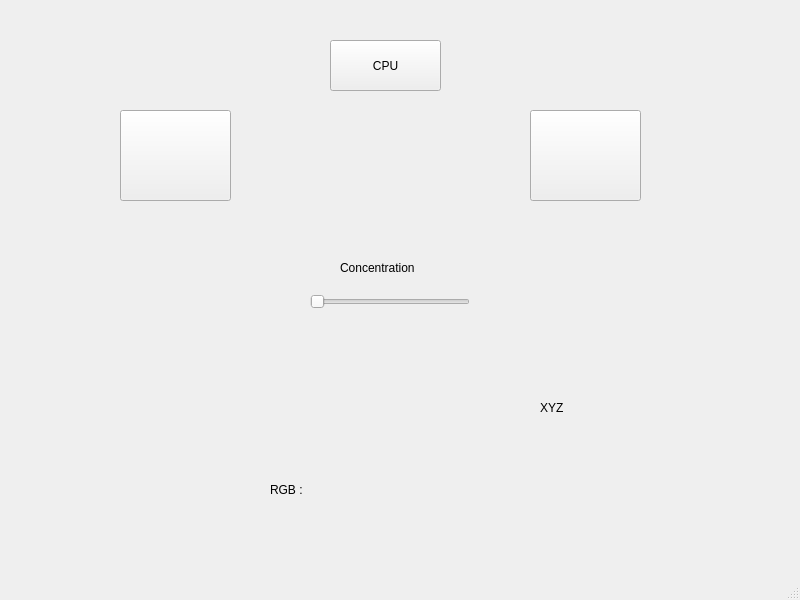
<?xml version="1.0" encoding="UTF-8"?>
<ui version="4.0">
 <class>Mixeur</class>
 <widget class="QMainWindow" name="Mixeur">
  <property name="geometry">
   <rect>
    <x>0</x>
    <y>0</y>
    <width>800</width>
    <height>600</height>
   </rect>
  </property>
  <property name="windowTitle">
   <string>MainWindow</string>
  </property>
  <widget class="QWidget" name="centralwidget">
   <widget class="QPushButton" name="pigment_1">
    <property name="geometry">
     <rect>
      <x>120</x>
      <y>110</y>
      <width>111</width>
      <height>91</height>
     </rect>
    </property>
    <property name="text">
     <string/>
    </property>
   </widget>
   <widget class="QPushButton" name="pigment_2">
    <property name="geometry">
     <rect>
      <x>530</x>
      <y>110</y>
      <width>111</width>
      <height>91</height>
     </rect>
    </property>
    <property name="text">
     <string/>
    </property>
   </widget>
   <widget class="QPushButton" name="cpu_gpu">
    <property name="geometry">
     <rect>
      <x>330</x>
      <y>40</y>
      <width>111</width>
      <height>51</height>
     </rect>
    </property>
    <property name="text">
     <string>CPU</string>
    </property>
   </widget>
   <widget class="QSlider" name="slider">
    <property name="geometry">
     <rect>
      <x>310</x>
      <y>290</y>
      <width>160</width>
      <height>23</height>
     </rect>
    </property>
    <property name="orientation">
     <enum>Qt::Horizontal</enum>
    </property>
   </widget>
   <widget class="QWidget" name="horizontalLayoutWidget">
    <property name="geometry">
     <rect>
      <x>260</x>
      <y>360</y>
      <width>261</width>
      <height>111</height>
     </rect>
    </property>
    <layout class="QHBoxLayout" name="opengllayout"/>
   </widget>
   <widget class="QLabel" name="label_pourcentage">
    <property name="geometry">
     <rect>
      <x>340</x>
      <y>260</y>
      <width>111</width>
      <height>16</height>
     </rect>
    </property>
    <property name="text">
     <string>Concentration</string>
    </property>
   </widget>
   <widget class="QLabel" name="RGB">
    <property name="geometry">
     <rect>
      <x>270</x>
      <y>480</y>
      <width>241</width>
      <height>20</height>
     </rect>
    </property>
    <property name="text">
     <string>RGB :</string>
    </property>
   </widget>
   <widget class="QLabel" name="XYZ">
    <property name="geometry">
     <rect>
      <x>540</x>
      <y>400</y>
      <width>211</width>
      <height>16</height>
     </rect>
    </property>
    <property name="text">
     <string>XYZ</string>
    </property>
   </widget>
  </widget>
  <widget class="QMenuBar" name="menubar">
   <property name="geometry">
    <rect>
     <x>0</x>
     <y>0</y>
     <width>800</width>
     <height>22</height>
    </rect>
   </property>
  </widget>
  <widget class="QStatusBar" name="statusbar"/>
 </widget>
 <resources/>
 <connections>
  <connection>
   <sender>cpu_gpu</sender>
   <signal>clicked()</signal>
   <receiver>cpu_gpu</receiver>
   <slot>repaint()</slot>
   <hints>
    <hint type="sourcelabel">
     <x>362</x>
     <y>74</y>
    </hint>
    <hint type="destinationlabel">
     <x>418</x>
     <y>82</y>
    </hint>
   </hints>
  </connection>
 </connections>
</ui>
